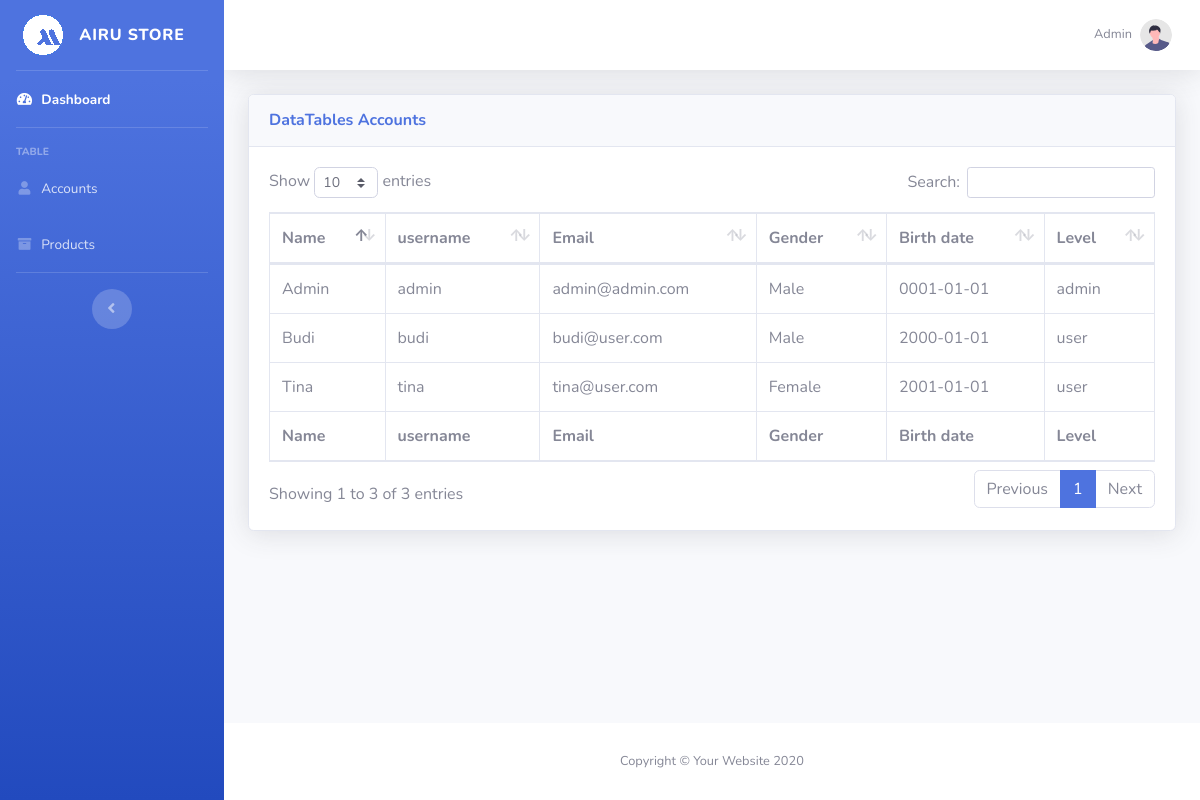
Page /admin/accounts.php (signed in) on the committed database.
### tables this page shows
CREATE TABLE `accounts` (
  `id` int(11) NOT NULL,
  `name` varchar(70) NOT NULL,
  `username` varchar(50) NOT NULL,
  `email` varchar(70) NOT NULL,
  `password` varchar(50) NOT NULL,
  `birthdate` date NOT NULL,
  `gender` enum('Male','Female') NOT NULL,
  `level` enum('admin','user') NOT NULL
);

### admin/accounts.php (the view)
<?php include "partials/_header.php"; ?>
<?php
include "../database/connecton.php";
$query = "SELECT * FROM accounts ORDER BY id DESC";
$stmt = $con->prepare($query);
$stmt->execute();
?>
<div class="card shadow mb-4">
    <div class="card-header py-3">
        <h6 class="m-0 font-weight-bold text-primary">DataTables Accounts</h6>
    </div>
    <div class="card-body">
        <div class="table-responsive">
            <table class="table table-bordered" id="dataTable" width="100%" cellspacing="0">
                <thead>
                    <tr>
                        <th>Name</th>
                        <th>username</th>
                        <th>Email</th>
                        <th>Gender</th>
                        <th>Birth date</th>
                        <th>Level</th>
                    </tr>
                </thead>
                <tfoot>
                    <tr>
                        <th>Name</th>
                        <th>username</th>
                        <th>Email</th>
                        <th>Gender</th>
                        <th>Birth date</th>
                        <th>Level</th>
                    </tr>
                </tfoot>
                <tbody>
                    <?php
                    $rows = $stmt->fetchAll(PDO::FETCH_ASSOC);
                    foreach($rows as $row):
                        extract($row);
                    ?>
                    <tr>
                        <td><?php echo $name; ?></td>
                        <td><?php echo $username; ?></td>
                        <td><?php echo $email; ?></td>
                        <td><?php echo $gender; ?></td>
                        <td><?php echo $birthdate; ?></td>
                        <td><?php echo $level; ?></td>
                    </tr>
                    <?php endforeach; ?>
                </tbody>
            </table>
        </div>
    </div>
</div>
<?php include "partials/_footer.php"; ?>

### rows in the picture
accounts: name "Tina", username "tina", email "tina@user.com", gender "Female", birthdate "2001-01-01", level "user"
accounts: name "Budi", username "budi", email "budi@user.com", gender "Male", birthdate "2000-01-01", level "user"
accounts: name "Admin", username "admin", email "admin@admin.com", gender "Male", birthdate "0001-01-01", level "admin"

### other values in the picture
$_SESSION['name'] "Admin"
